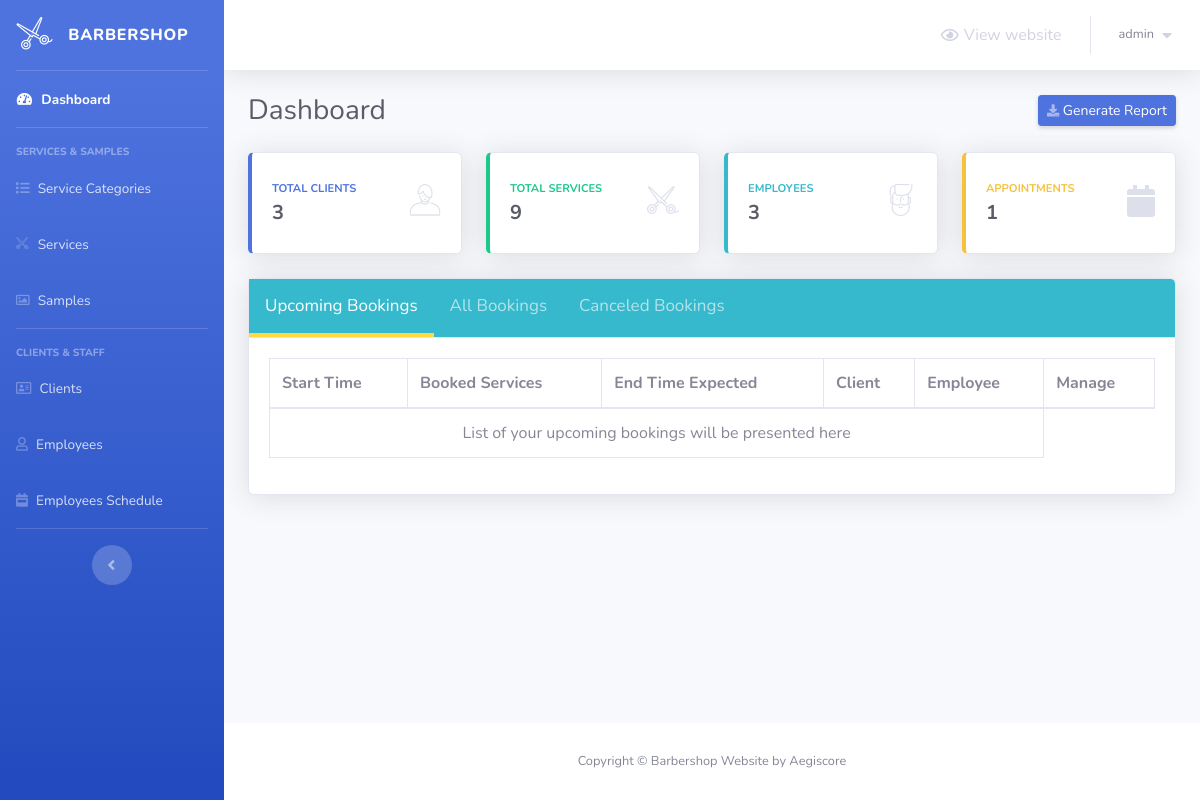
Before: /barber-admin/index.php (signed in) with the older database file.
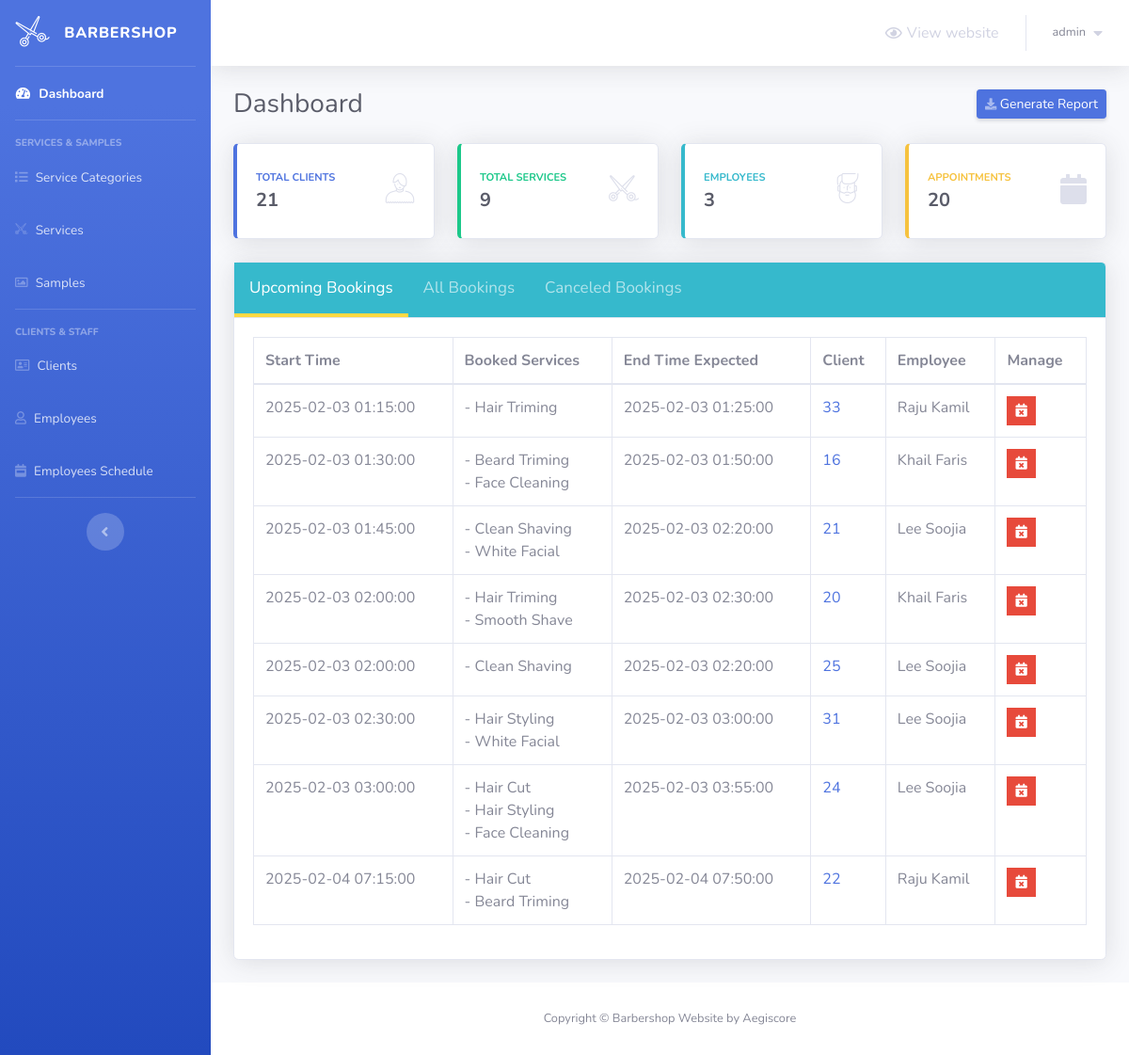
After: the same page with the newer database file.
### tables this page shows
CREATE TABLE `appointments` (
  `appointment_id` int NOT NULL,
  `date_created` timestamp NOT NULL DEFAULT '0000-00-00 00:00:00',
  `client_id` int NOT NULL,
  `employee_id` int NOT NULL,
  `start_time` timestamp NOT NULL DEFAULT '0000-00-00 00:00:00',
  `end_time_expected` timestamp NOT NULL DEFAULT '0000-00-00 00:00:00',
  `canceled` tinyint(1) NOT NULL DEFAULT '0',
  `cancellation_reason` text
);

CREATE TABLE `services` (
  `service_id` int NOT NULL,
  `service_name` varchar(50) NOT NULL,
  `service_description` varchar(255) NOT NULL,
  `service_price` decimal(6,2) NOT NULL,
  `service_duration` int NOT NULL,
  `category_id` int NOT NULL
);

CREATE TABLE `clients` (
  `client_id` int NOT NULL,
  `first_name` varchar(30) NOT NULL,
  `last_name` varchar(30) NOT NULL,
  `phone_number` varchar(30) NOT NULL,
  `client_email` varchar(50) NOT NULL
);

CREATE TABLE `employees` (
  `employee_id` int NOT NULL,
  `first_name` varchar(20) NOT NULL,
  `last_name` varchar(20) NOT NULL,
  `phone_number` varchar(30) NOT NULL,
  `email` varchar(50) NOT NULL
);

### barber-admin/Includes/functions/functions.php (called while the page is built, shortened)
<?php
    function countItems($item,$table)
	{
		global $con;
		$stat_ = $con->prepare("SELECT COUNT($item) FROM $table");
		$stat_->execute();
		return $stat_->fetchColumn();
	}

### barber-admin/index.php (the view, shortened to what the changed rows need)
<?php
	if(isset($_SESSION['username_barbershop_Xw211qAAsq4']) && isset($_SESSION['password_barbershop_Xw211qAAsq4']))
	{
        include 'connect.php';
        include 'Includes/functions/functions.php';
        include 'Includes/templates/header.php';
?>
	<div class="container-fluid">
		<div class="d-sm-flex align-items-center justify-content-between mb-4">
			<h1 class="h3 mb-0 text-gray-800">Dashboard</h1>
			<a href="#" class="d-none d-sm-inline-block btn btn-sm btn-primary shadow-sm">
				<i class="fas fa-download fa-sm text-white-50"></i>
				Generate Report
			</a>
		</div>
		<div class="row">
			<div class="col-xl-3 col-md-6 mb-4">
				<div class="card border-left-primary shadow h-100 py-2">
					<div class="card-body">
				  		<div class="row no-gutters align-items-center">
							<div class="col mr-2">
					  			<div class="text-xs font-weight-bold text-primary text-uppercase mb-1">
					  				Total Clients
					  			</div>
					  			<div class="h5 mb-0 font-weight-bold text-gray-800"><?php echo countItems("client_id","clients")?></div>
							</div>
							<div class="col-auto">
					  			<i class="bs bs-boy fa-2x text-gray-300"></i>
							</div>
				  		</div>
					</div>
			  	</div>
			</div>
			<div class="col-xl-3 col-md-6 mb-4">
				<div class="card border-left-success shadow h-100 py-2">
					<div class="card-body">
				  		<div class="row no-gutters align-items-center">
							<div class="col mr-2">
					  			<div class="text-xs font-weight-bold text-success text-uppercase mb-1">
					  				Total Services
					  			</div>
					  			<div class="h5 mb-0 font-weight-bold text-gray-800"><?php echo countItems("service_id","services")?></div>
							</div>
							<div class="col-auto">
					  			<i class="bs bs-scissors-1 fa-2x text-gray-300"></i>
							</div>
				  		</div>
					</div>
			  	</div>
			</div>
			<div class="col-xl-3 col-md-6 mb-4">
				<div class="card border-left-info shadow h-100 py-2">
					<div class="card-body">
				  		<div class="row no-gutters align-items-center">
							<div class="col mr-2">
					  			<div class="text-xs font-weight-bold text-info text-uppercase mb-1">
					  				Employees
					  			</div>
					  			<div class="row no-gutters align-items-center">
									<div class="col-auto">
						  				<div class="h5 mb-0 mr-3 font-weight-bold text-gray-800"><?php echo countItems("employee_id","employees")?></div>
									</div>
					  			</div>
							</div>
							<div class="col-auto">
					  			<i class="bs bs-man fa-2x text-gray-300"></i>
							</div>
				  		</div>
					</div>
			  	</div>
			</div>
			<div class="col-xl-3 col-md-6 mb-4">
				<div class="card border-left-warning shadow h-100 py-2">
					<div class="card-body">
				  		<div class="row no-gutters align-items-center">
							<div class="col mr-2">
					  			<div class="text-xs font-weight-bold text-warning text-uppercase mb-1">
					  				Appointments
					  			</div>
					  			<div class="h5 mb-0 font-weight-bold text-gray-800"><?php echo countItems("appointment_id","appointments")?></div>
							</div>
							<div class="col-auto">
					  			<i class="fas fa-calendar fa-2x text-gray-300"></i>
							</div>
				 		</div>
					</div>
			  	</div>
			</div>
		</div>
        <div class="card shadow mb-4">
            <div class="card-header tab" style="padding: 0px !important;background: #36b9cc!important">
            	<button class="tablinks active" onclick="openTab(event, 'Upcoming')">
            		Upcoming Bookings
            	</button>
                <button class="tablinks" onclick="openTab(event, 'All')">
                	All Bookings
                </button>
                <button class="tablinks" onclick="openTab(event, 'Canceled')">
                	Canceled Bookings
                </button>
            </div>
            <div class="card-body">
            	<div class="table-responsive">
                	<table class="table table-bordered tabcontent" id="Upcoming" style="display:table" width="100%" cellspacing="0">
                  		<thead>
                                <tr>
                                    <th>
                                        Start Time
                                    </th>
                                    <th>
                                        Booked Services
                                    </th>
                                    <th>
                                        End Time Expected
                                    </th>
                                    <th>
                                        Client
                                    </th>
                                    <th>
                                        Employee
                                    </th>
                                    <th>
                                        Manage
                                    </th>
                                </tr>
                            </thead>
                            <tbody>
                                <?php
                                    $stmt = $con->prepare("SELECT *
                                                    FROM appointments a , clients c
                                                    where start_time >= ?
                                                    and a.client_id = c.client_id
                                                    and canceled = 0
                                                    order by start_time;
                                                    ");
                                    $stmt->execute(array(date('Y-m-d H:i:s')));
                                    $rows = $stmt->fetchAll();
                                    $count = $stmt->rowCount();
                                    if($count == 0)
                                    {
                                        echo "<tr>";
                                            echo "<td colspan='5' style='text-align:center;'>";
                                                echo "List of your upcoming bookings will be presented here";
                                            echo "</td>";
                                        echo "</tr>";
                                    }
                                    else
                                    {
                                        foreach($rows as $row)
                                        {
                                            echo "<tr>";
                                                echo "<td>";
                                                    echo $row['start_time'];
                                                echo "</td>";
                                                echo "<td>";
                                                    $stmtServices = $con->prepare("SELECT service_name
                                                            from services s, services_booked sb
                                                            where s.service_id = sb.service_id
                                                            and appointment_id = ?");
                                                    $stmtServices->execute(array($row['appointment_id']));
                                                    $rowsServices = $stmtServices->fetchAll();
                                                    foreach($rowsServices as $rowsService)
                                                    {
                                                        echo "- ".$rowsService['service_name'];
                                                        if (next($rowsServices)==true)  echo " <br> ";
                                                    }
                                                echo "</td>";
                                                echo "<td>";
                                                    echo $row['end_time_expected'];
                                                echo "</td>";
                                                echo "<td>";
                                                    echo "<a href = #>";
                                                        echo $row['client_id'];
                                                    echo "</a>";
                                                echo "</td>";
                                                echo "<td>";
                                                    $stmtEmployees = $con->prepare("SELECT first_name,last_name
                                                            from employees e, appointments a
                                                            where e.employee_id = a.employee_id
                                                            and a.appointment_id = ?");
                                                    $stmtEmployees->execute(array($row['appointment_id']));
                                                    $rowsEmployees = $stmtEmployees->fetchAll();
                                                    foreach($rowsEmployees as $rowsEmployee)
                                                    {
                                                        echo $rowsEmployee['first_name']." ".$rowsEmployee['last_name'];
                                                    }
                                                echo "</td>";
                                                echo "<td>";
                                                	$cancel_data = "cancel_appointment_".$row["appointment_id"];
                                               		?>
                                               		<ul class="list-inline m-0">
                                                        <li class="list-inline-item" data-toggle="tooltip" title="Cancel Appointment">
                                                            <button class="btn btn-danger btn-sm rounded-0" type="button" data-toggle="modal" data-target="#<?php echo $cancel_data; ?>" data-placement="top">
                                                                <i class="fas fa-calendar-times"></i>
                                                            </button>
                                                        </li>
                                                    </ul>
                                               		<?php
                                                echo "</td>";
                                            echo "</tr>";
                                        }
                                    }
                                ?>
                            </tbody>
                	</table>
              	</div>
            </div>
        </div>
	</div>
<?php
		include 'Includes/templates/footer.php';
	}
	else
    {
    	header('Location: login.php');
        exit();
    }
?>

Changed rows visible on the page:
added appointments: start_time "2025-02-03 01:15:00", end_time_expected "2025-02-03 01:25:00", client.client_id "33"
now on this page (row unchanged): services: service_name "Hair Triming"
now on this page (row unchanged): employees: first_name "Raju", last_name "Kamil"
added appointments: start_time "2025-02-03 01:30:00", end_time_expected "2025-02-03 01:50:00", client.client_id "16"
now on this page (row unchanged): services: service_name "Beard Triming"
now on this page (row unchanged): services: service_name "Face Cleaning"
now on this page (row unchanged): employees: first_name "Khail", last_name "Faris"
added appointments: start_time "2025-02-03 01:45:00", end_time_expected "2025-02-03 02:20:00", client.client_id "21"
now on this page (row unchanged): services: service_name "Clean Shaving"
now on this page (row unchanged): services: service_name "White Facial"
now on this page (row unchanged): employees: first_name "Lee", last_name "Soojia"
added appointments: start_time "2025-02-03 02:00:00", end_time_expected "2025-02-03 02:30:00", client.client_id "20"
now on this page (row unchanged): services: service_name "Smooth Shave", shown under "2025-02-03 02:00:00"
added appointments: start_time "2025-02-03 02:00:00", end_time_expected "2025-02-03 02:20:00", client.client_id "25"
added appointments: start_time "2025-02-03 02:30:00", end_time_expected "2025-02-03 03:00:00", client.client_id "31"
now on this page (row unchanged): services: service_name "Hair Styling"
added appointments: start_time "2025-02-03 03:00:00", end_time_expected "2025-02-03 03:55:00", client.client_id "24"
now on this page (row unchanged): services: service_name "Hair Cut"
added appointments: start_time "2025-02-04 07:15:00", end_time_expected "2025-02-04 07:50:00", client.client_id "22"
Other visible differences:
countItems("client_id","clients"): "3" → "21"
countItems("appointment_id","appointments"): "1" → "20"
text no longer shown: "List of your upcoming bookings will be presented here"
